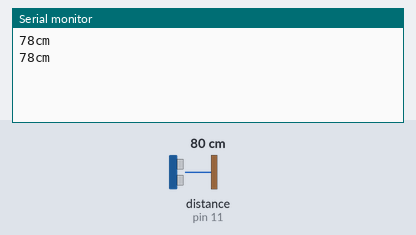
Simulated run of this sketch. Board: Arduino Uno, built with avr-gcc and run on an emulated ATmega328P. On the bench: the last lines printed to the serial monitor. Wiring (inferred from the names in the program): ultrasonic range finder: trigger pin 12; echo pin 11. The inputs (shaded band) are chosen by the test bench; at power-on: distance to the obstacle (sensor on pin 11) 80 cm. The echo pulse lasts 58.3 µs per cm.

Above: at 2.2 s.
2.3 s: distance to the obstacle (sensor on pin 11) set to 2 cm
At 3.6 s:
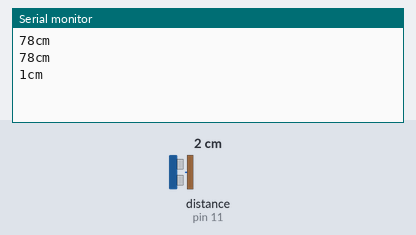
3.8 s: distance to the obstacle (sensor on pin 11) set to 4 cm
At 4.9 s:
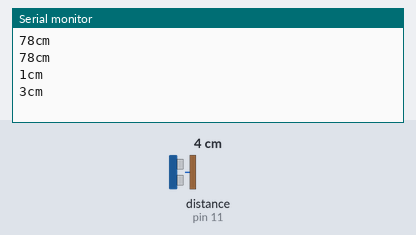
Timing chart, 0 to 6.8 s (numbered marks = the images above; inputs shaded):
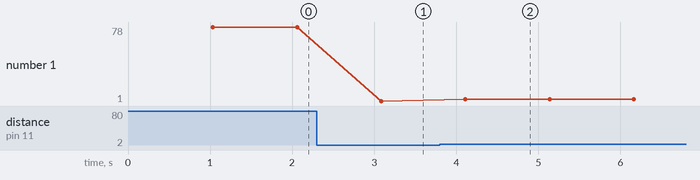

Measured:
- after the input at 2.3 s, the serial monitor: prints a new line after 0.79 s (image 1)
- after the input at 3.8 s, the serial monitor: prints a new line after 0.31 s (image 2)
- plotted number 1: 78 → 1 after the input at 2.3 s, 1 → 3 after the input at 3.8 s

The sketch:

SR04.ino
```cpp
/*
 * Ultrasonic Sensor
 *
 * Using HC-SR04 ultrasonic sensor to measure distance.
 *
 */

#include <hcsr04.h>

#define ECHO_PIN    (11)
#define TRIGGER_PIN (12)

hcsr04_t hcsr04;
long distance;

void setup() {
  hcsr04_init(&hcsr04, ECHO_PIN, TRIGGER_PIN);
  Serial.begin(9600);
  delay(1000);
}

void loop() {
  distance = hcsr04_distance(&hcsr04);
  Serial.print(distance);
  Serial.println("cm");
  delay(1000);
}
```
